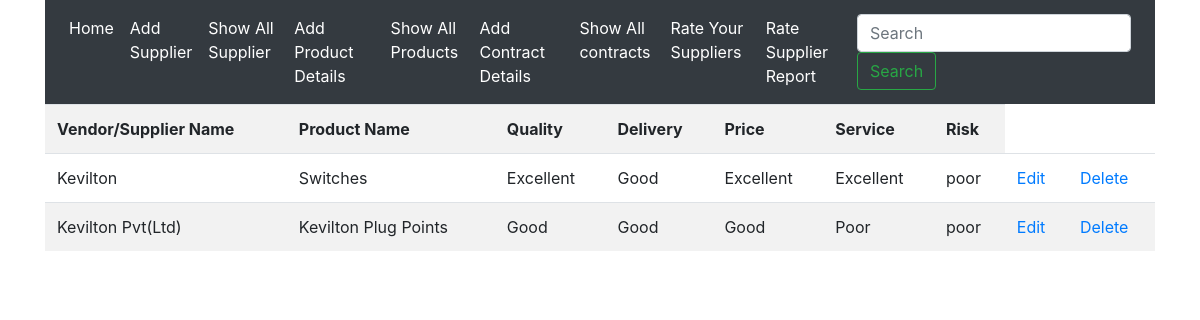
The page /showes on the database its author committed.
### myapps/models.py (models this page shows)
class Rating(models.Model):
    vname = models.CharField(max_length=30)
    vproduct = models.CharField(max_length=30)
    quality = models.CharField(max_length=100)
    rdeli = models.CharField(max_length=30)
    rprice = models.CharField(max_length=30)
    service = models.CharField(max_length=30)
    risk = models.CharField(max_length=30)

### myapps/views.py (the view)
# urls.py: path('showes', views.showes),
def showes(request):
    rating = Rating.objects.all
    return render(request, 'showes.html', {'rating': rating})

### myapps/templates/showes.html
{% extends 'base.html' %}
{% block content %}
<table class="table table-striped">
    <tr>
    <th>Vendor/Supplier Name</th>
    <th>Product Name</th>
    <th>Quality</th>
    <th>Delivery</th>
    <th>Price</th>
    <th>Service</th>
    <th>Risk</th>
    </tr>
    {% for i in rating %}
    <tr>
        <td>{{ i.vname }}</td>
        <td>{{ i.vproduct }}</td>
        <td>{{ i.quality }}</td>
        <td>{{ i.rdeli }}</td>
        <td>{{ i.rprice }}</td>
        <td>{{ i.service }}</td>
        <td>{{ i.risk }}</td>
        <td>
            <a href="editing/{{ i.id }}">Edit</a>
        </td>
        <td>
            <a href="deleting/{{ i.id }}">Delete</a>
        </td>
    </tr>
    {% endfor %}
</table>
{% endblock %}

### rows shown on the page
Rating: vname "Kevilton", vproduct "Switches", quality "Excellent", rdeli "Good", rprice "Excellent", service "Excellent", risk "poor"
Rating: vname "Kevilton Pvt(Ltd)", vproduct "Kevilton Plug Points", quality "Good", rdeli "Good", rprice "Good", service "Poor", risk "poor"
